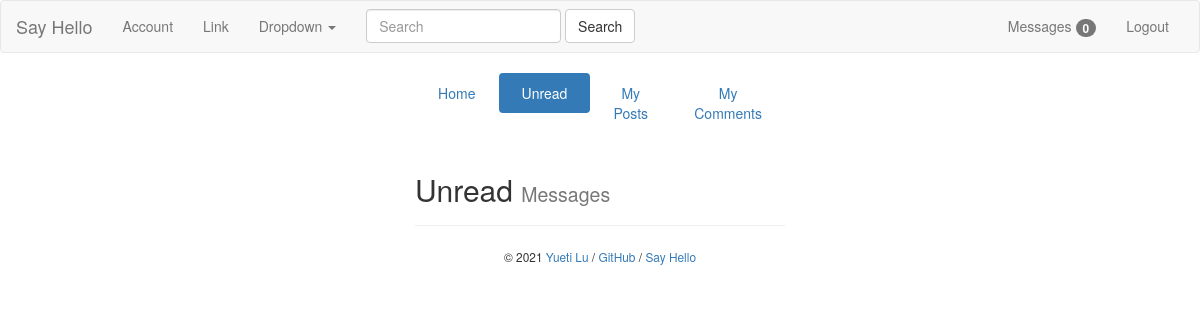
Page /admin/unreadMessages (signed in) on the earlier database version.
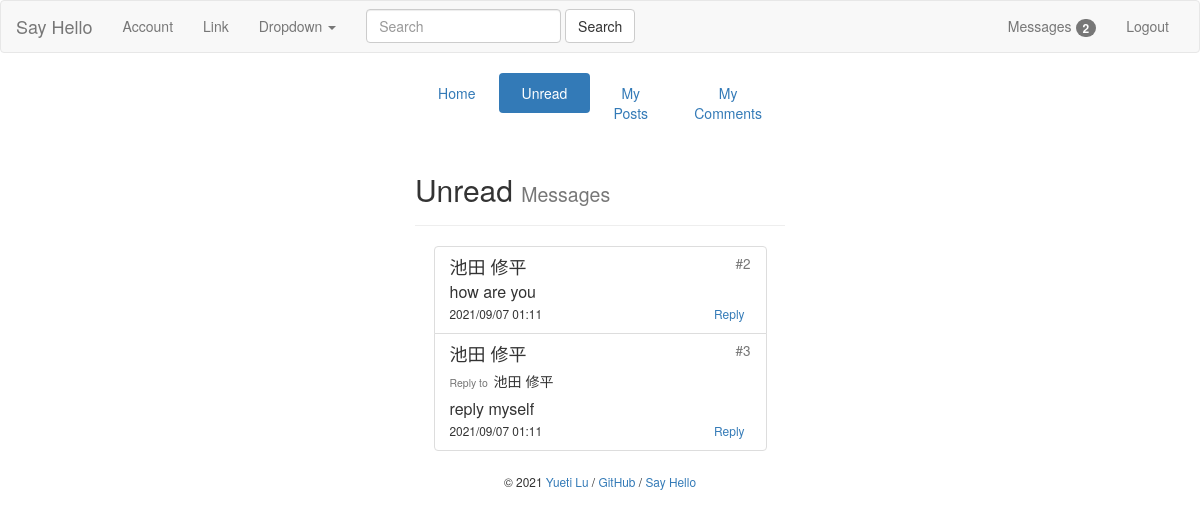
Same page on the later database version.
### bluelog/models.py (models this page shows)
class Comment(db.Model):
    id = db.Column(db.Integer, primary_key=True)
    name = db.Column(db.String(30))
    body = db.Column(db.Text)
    replyTo = db.Column(db.String(30))
    commentFloor = db.Column(db.Integer)
    from_admin = db.Column(db.Boolean, default=False)
    timestamp = db.Column(db.DateTime, default=datetime.now, index=True)
    post_id = db.Column(db.Integer, db.ForeignKey('post.id'))
    post = db.relationship('Post', back_populates='comments')
    user_id = db.Column(db.Integer, db.ForeignKey('user.id'))
    user = db.relationship('User', back_populates='comments')

### bluelog/blueprints/admin.py (the view)
@admin_bp.route('/unreadMessages')
def manageUnreadMessages():
    if not current_user.is_authenticated:
        return redirect(url_for('blog.index'))
    else:
        unreadMessages = UnreadMessage.query.filter(and_(UnreadMessage.user_id == current_user.id,
                                                         UnreadMessage.haveRead == 0)).all()
        unreadMessages = Comment.query.filter(Comment.id.in_([unreadMessage.comment_id for unreadMessage in unreadMessages])).all()
        return render_template('admin/manageUnreadMessage.html', comments=unreadMessages)

### bluelog/forms.py
class SearchForm(FlaskForm):
    body = StringField('SearchMessage', validators=[DataRequired()])
    submit = SubmitField('Search')

### bluelog/__init__.py (called while the page is built)
def register_template_context(app):
    @app.context_processor
    def injectSearchForm():
        searchForm = SearchForm()
        return dict(searchForm=searchForm)
    @app.context_processor
    def injectUnreadMessage():
        if current_user.is_authenticated:
            user = User.query.get(current_user.id)
            unreadMessageNum = UnreadMessage.query.filter(and_(UnreadMessage.user_id == user.id,
                                                               UnreadMessage.haveRead == 0)).count()
            return dict(unreadMessageNum=unreadMessageNum)
        else:
            return dict(unreadMessageNum=0)

### bluelog/extensions.py (called while the page is built)
@login_manager.user_loader
def load_user(user_id):
    from bluelog.models import User
    user = User.query.get(int(user_id))
    return user

### bluelog/templates/admin/manageUnreadMessage.html
{% extends 'base.html' %}
{% from "macros.html" import show_flash with context %}
{% from "macros.html" import show_footer %}
{% from "macros.html" import show_comment_in_href %}
{% block content %}
    <div class="col-md-4"></div>
    <div class="col-md-4">
        <ul class="nav nav-pills nav-justified">
            <li role="presentation"><a href="{{ url_for('admin.index') }}">Home</a></li>
            <li role="presentation" class="active"><a href="{{ url_for('admin.manageUnreadMessages') }}">Unread</a></li>
            <li role="presentation"><a href="{{ url_for('admin.managePosts') }}">My Posts</a></li>
            <li role="presentation"><a href="{{ url_for('admin.manageComments') }}">My Comments</a></li>
        </ul>
        <div class="page-header">
            <h2>Unread <small>Messages</small></h2>
        </div>
        <ul class="list-group" style="margin:0 auto; width:90%">
            {% for comment in comments %}
                {{ show_comment_in_href(comment) }}
            {% endfor %}
        </ul>
        {{ show_footer() }}
    </div>
    <div class="col-md-4"></div>
{% endblock content %}

### bluelog/templates/macros.html (shortened to what this page needs)
{% macro show_footer() %}
    <footer class="text-center" style="margin-top: 20px;">
        <small> &copy; 2021 <a href="https://github.com/luyueti111" title="Written by Grey Li">Yueti Lu</a> /
            <a href="https://github.com/luyueti111/Bluelog" title="Fork me on GitHub">GitHub</a> /
            <a href="{{ url_for('blog.hello') }}" title="A HelloFlask project">Say Hello</a>
        </small>
    </footer>
{% endmacro %}
{% macro show_comment_in_href(comment) %}
    {% set post = comment.post %}
    <li class="list-group-item">
        <a href="{{ url_for('blog.replyPage', post_id=comment.post_id) }}"
           style="color: inherit; text-decoration: none;">
            {% if comment.name == post.name %}
                <h4 class="list-group-item-heading text-info">{{ comment.name }}<small
                        class="pull-right">&nbsp;#{{ comment.commentFloor }}</small>
                </h4>
            {% else %}
                <h4 class="list-group-item-heading">{{ comment.name }}<small
                        class="pull-right">&nbsp;#{{ comment.commentFloor }}</small>
                </h4>
            {% endif %}
            {% if comment.replyTo is not none %}
                <h5><small>Reply to&nbsp;&nbsp;</small>{{ comment.replyTo }}</h5>
            {% endif %}
            <p class="list-group-item-text"
               style="width: 100%; word-break: break-all; word-wrap: break-word; font-size: medium">{{ comment.body }}</p>
            <small>
                {{ comment.timestamp.strftime('%Y/%m/%d %H:%M') }}
            </small>
            <a class="btn btn-xs pull-right" href="{{ url_for('blog.replyFromComment', comment_id=comment.id) }}">Reply</a>
        </a>
    </li>
{% endmacro %}

Differences in the rows shown:
added Comment: name "池田 修平", commentFloor "2", body "how are you", timestamp "2021/09/07 01:11"
now on this page (row edited): Comment: name "池田 修平", commentFloor "3", replyTo "池田 修平", body "reply myself", timestamp "2021/09/07 01:11"
Other differences:
{{ unreadMessageNum }}: "0" → "2"
